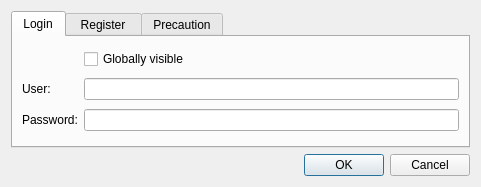
<?xml version="1.0" encoding="UTF-8"?>
<ui version="4.0">
 <class>PwDialog</class>
 <widget class="QDialog" name="PwDialog">
  <property name="geometry">
   <rect>
    <x>0</x>
    <y>0</y>
    <width>481</width>
    <height>187</height>
   </rect>
  </property>
  <property name="windowTitle">
   <string>Egge's Messenger: Login</string>
  </property>
  <property name="windowIcon">
   <iconset resource="resources.qrc">
    <normaloff>:/images/icon.png</normaloff>:/images/icon.png</iconset>
  </property>
  <property name="sizeGripEnabled">
   <bool>false</bool>
  </property>
  <layout class="QGridLayout" name="gridLayout_2">
   <item row="0" column="0">
    <widget class="QTabWidget" name="tabWidget">
     <property name="cursor">
      <cursorShape>PointingHandCursor</cursorShape>
     </property>
     <property name="mouseTracking">
      <bool>true</bool>
     </property>
     <property name="styleSheet">
      <string notr="true">font: 75 9pt &quot;Noto Sans&quot;;</string>
     </property>
     <property name="tabShape">
      <enum>QTabWidget::Rounded</enum>
     </property>
     <property name="currentIndex">
      <number>0</number>
     </property>
     <property name="elideMode">
      <enum>Qt::ElideRight</enum>
     </property>
     <widget class="QWidget" name="tabLogin">
      <property name="cursor">
       <cursorShape>PointingHandCursor</cursorShape>
      </property>
      <property name="accessibleName">
       <string>Login</string>
      </property>
      <attribute name="title">
       <string>Login</string>
      </attribute>
      <layout class="QGridLayout" name="gridLayout_3">
       <item row="0" column="1">
        <widget class="QCheckBox" name="checkBoxGloballyVisible">
         <property name="toolTip">
          <string>User visible to all other users</string>
         </property>
         <property name="text">
          <string>Globally visible</string>
         </property>
        </widget>
       </item>
       <item row="1" column="0">
        <widget class="QLabel" name="label">
         <property name="cursor">
          <cursorShape>ArrowCursor</cursorShape>
         </property>
         <property name="text">
          <string>User:</string>
         </property>
        </widget>
       </item>
       <item row="1" column="1">
        <widget class="QLineEdit" name="lineEditUser1"/>
       </item>
       <item row="2" column="0">
        <widget class="QLabel" name="label_2">
         <property name="text">
          <string>Password:</string>
         </property>
        </widget>
       </item>
       <item row="2" column="1">
        <widget class="QLineEdit" name="lineEditPw1">
         <property name="echoMode">
          <enum>QLineEdit::Password</enum>
         </property>
        </widget>
       </item>
      </layout>
     </widget>
     <widget class="QWidget" name="tabRegister">
      <property name="cursor">
       <cursorShape>PointingHandCursor</cursorShape>
      </property>
      <property name="mouseTracking">
       <bool>true</bool>
      </property>
      <property name="accessibleName">
       <string>New user</string>
      </property>
      <attribute name="title">
       <string> Register </string>
      </attribute>
      <layout class="QGridLayout" name="gridLayout">
       <item row="0" column="0">
        <widget class="QLabel" name="label_3">
         <property name="text">
          <string>User:</string>
         </property>
        </widget>
       </item>
       <item row="0" column="1">
        <widget class="QLineEdit" name="lineEditUser2"/>
       </item>
       <item row="1" column="0">
        <widget class="QLabel" name="label_4">
         <property name="text">
          <string>Password:</string>
         </property>
        </widget>
       </item>
       <item row="1" column="1">
        <widget class="QLineEdit" name="lineEditPw2">
         <property name="echoMode">
          <enum>QLineEdit::Password</enum>
         </property>
        </widget>
       </item>
       <item row="2" column="0">
        <widget class="QLabel" name="label_5">
         <property name="text">
          <string>Repeat password:</string>
         </property>
        </widget>
       </item>
       <item row="2" column="1">
        <widget class="QLineEdit" name="lineEditPwRepeat2">
         <property name="echoMode">
          <enum>QLineEdit::Password</enum>
         </property>
        </widget>
       </item>
      </layout>
     </widget>
     <widget class="QWidget" name="tabScorchedEarth">
      <property name="enabled">
       <bool>false</bool>
      </property>
      <property name="toolTip">
       <string>Scorched earth means you are leaving nothing behind. You burn everything. This is the ultimate precaution, the ultimate get-away.</string>
      </property>
      <property name="statusTip">
       <string/>
      </property>
      <attribute name="title">
       <string>Precaution</string>
      </attribute>
      <widget class="QLabel" name="label_6">
       <property name="geometry">
        <rect>
         <x>10</x>
         <y>10</y>
         <width>431</width>
         <height>20</height>
        </rect>
       </property>
       <property name="text">
        <string>Loggin in with this password leaves schorched earth behind.</string>
       </property>
       <property name="textFormat">
        <enum>Qt::PlainText</enum>
       </property>
       <property name="scaledContents">
        <bool>true</bool>
       </property>
      </widget>
      <widget class="QLabel" name="label_7">
       <property name="geometry">
        <rect>
         <x>10</x>
         <y>40</y>
         <width>101</width>
         <height>20</height>
        </rect>
       </property>
       <property name="text">
        <string>Password:</string>
       </property>
      </widget>
      <widget class="QLabel" name="label_8">
       <property name="geometry">
        <rect>
         <x>10</x>
         <y>70</y>
         <width>111</width>
         <height>17</height>
        </rect>
       </property>
       <property name="text">
        <string>Repeat password:</string>
       </property>
      </widget>
      <widget class="QLineEdit" name="lineEditPw3">
       <property name="geometry">
        <rect>
         <x>130</x>
         <y>40</y>
         <width>251</width>
         <height>25</height>
        </rect>
       </property>
       <property name="echoMode">
        <enum>QLineEdit::Password</enum>
       </property>
      </widget>
      <widget class="QLineEdit" name="lineEditPw3Repeat">
       <property name="geometry">
        <rect>
         <x>130</x>
         <y>70</y>
         <width>251</width>
         <height>25</height>
        </rect>
       </property>
       <property name="echoMode">
        <enum>QLineEdit::Password</enum>
       </property>
      </widget>
     </widget>
    </widget>
   </item>
   <item row="1" column="0">
    <widget class="QDialogButtonBox" name="buttonBox">
     <property name="cursor">
      <cursorShape>PointingHandCursor</cursorShape>
     </property>
     <property name="mouseTracking">
      <bool>true</bool>
     </property>
     <property name="focusPolicy">
      <enum>Qt::StrongFocus</enum>
     </property>
     <property name="layoutDirection">
      <enum>Qt::LeftToRight</enum>
     </property>
     <property name="orientation">
      <enum>Qt::Horizontal</enum>
     </property>
     <property name="standardButtons">
      <set>QDialogButtonBox::Cancel|QDialogButtonBox::Ok</set>
     </property>
     <property name="centerButtons">
      <bool>false</bool>
     </property>
    </widget>
   </item>
  </layout>
 </widget>
 <resources>
  <include location="resources.qrc"/>
 </resources>
 <connections>
  <connection>
   <sender>buttonBox</sender>
   <signal>accepted()</signal>
   <receiver>PwDialog</receiver>
   <slot>accept()</slot>
   <hints>
    <hint type="sourcelabel">
     <x>248</x>
     <y>254</y>
    </hint>
    <hint type="destinationlabel">
     <x>157</x>
     <y>274</y>
    </hint>
   </hints>
  </connection>
  <connection>
   <sender>buttonBox</sender>
   <signal>rejected()</signal>
   <receiver>PwDialog</receiver>
   <slot>reject()</slot>
   <hints>
    <hint type="sourcelabel">
     <x>316</x>
     <y>260</y>
    </hint>
    <hint type="destinationlabel">
     <x>286</x>
     <y>274</y>
    </hint>
   </hints>
  </connection>
 </connections>
</ui>
